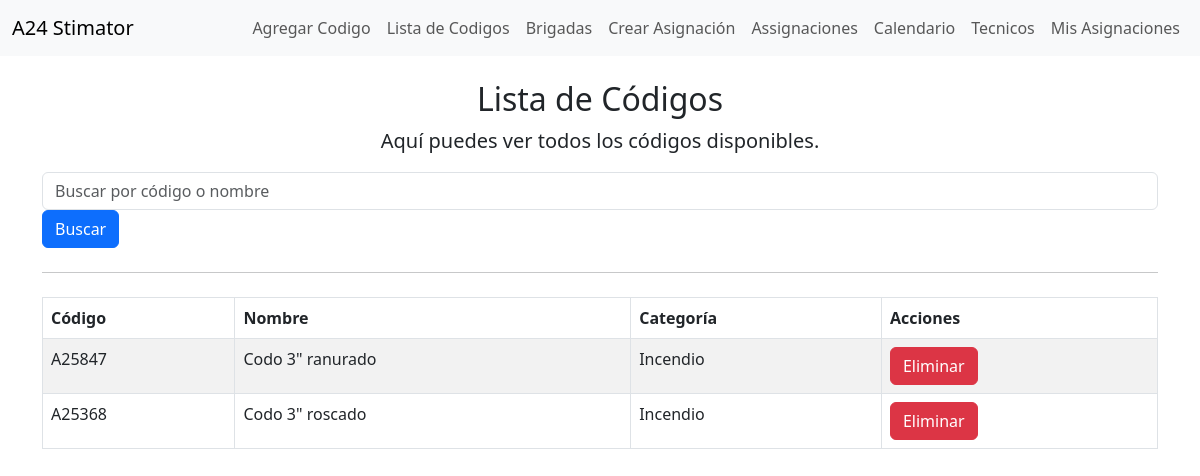
The app's page /lista_codigos/ (signed in) with its own data.
### codigos/models.py (models this page shows, shortened)
class Items(models.Model):
    Codigo = models.CharField(max_length=50, unique=True)
    nombre = models.CharField(max_length=100)
    categoria = models.TextField()

### codigos/views.py (the view)
# urls.py: path('lista_codigos/', views.lista_codigos_view, name='lista_codigos'),
@login_required(login_url='login')
def lista_codigos_view(request):
    query = request.GET.get('q', '')
    items = Items.objects.all()
    if query:
        items = items.filter(Q(Codigo__icontains=query) | Q(nombre__icontains=query))
    else:
        items = Items.objects.all()
    return render(request, 'html/lista_codigos.html', {'items': items, 'query': query})

### codigos/templates/html/lista_codigos.html (shortened to what this page needs)
{% extends 'html/layout.html' %}
{% block content %}
    <h2 class="text-center">Lista de Códigos</h2>
    <div class = "jumbotron text-center">
        <p class="lead">Aquí puedes ver todos los códigos disponibles.</p>
    </div>
    <form method="get" action="{% url 'lista_codigos' %}" class="form-inline justify-content-center mb-4">
        <input
            type="text"
            name="q"
            class="form-control mr-2"
            placeholder="Buscar por código o nombre"
            value="{{ request.GET.q }}">
        <button type="submit" class="btn btn-primary">Buscar</button>
    </form>
    <p> <hr class="my-4"></p>
    <table class="table table-striped table-bordered">
        <thead class ="thead-dark">
            <tr>
                <th>Código</th>
                <th>Nombre</th>
                <th>Categoría</th>
                <th>Acciones</th>
            </tr>
        </thead>
        <tbody>
            {% for item in items %}
            <tr>
                <td>{{ item.Codigo }}</td>
                <td>{{ item.nombre }}</td>
                <td>{{ item.categoria }}</td>
                <td>
                    <a href="{% url 'eliminar_codigo' item.id %}" class ="btn btn-danger">Eliminar</a>
                </td>
            </tr>
            {% empty %}
            <tr>
                <td colspan="4" class="text-center">No se encontraron resultados.</td>
            </tr>
            {% endfor %}
        </tbody>
    </table>
{% endblock %}

### records on screen
Items: Codigo "A25847", nombre "Codo 3\" ranurado", categoria "Incendio"
Items: Codigo "A25368", nombre "Codo 3\" roscado", categoria "Incendio"
